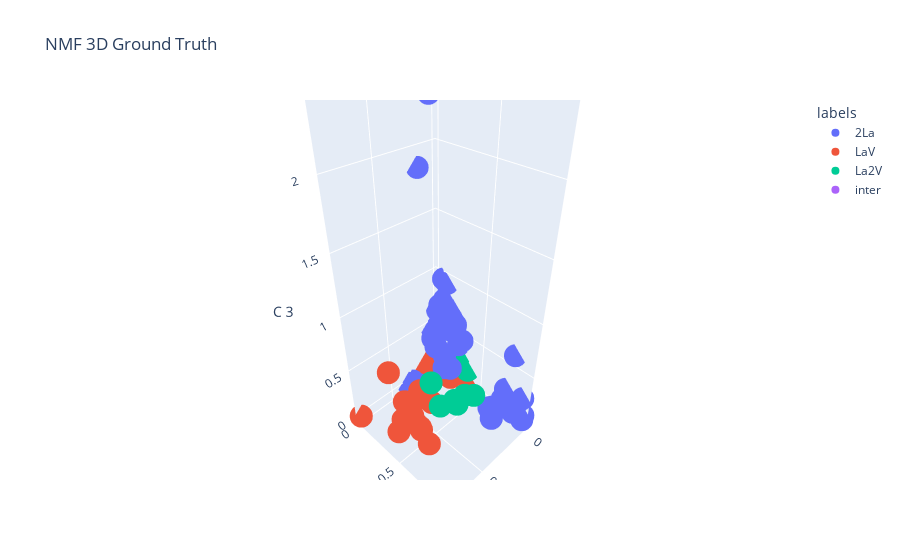

Notebook code cell kept with this figure:
### Code cell
plot3d(W_df_kmeans3,title='NMF 3D Ground Truth', clus_lab = 'labels' )
